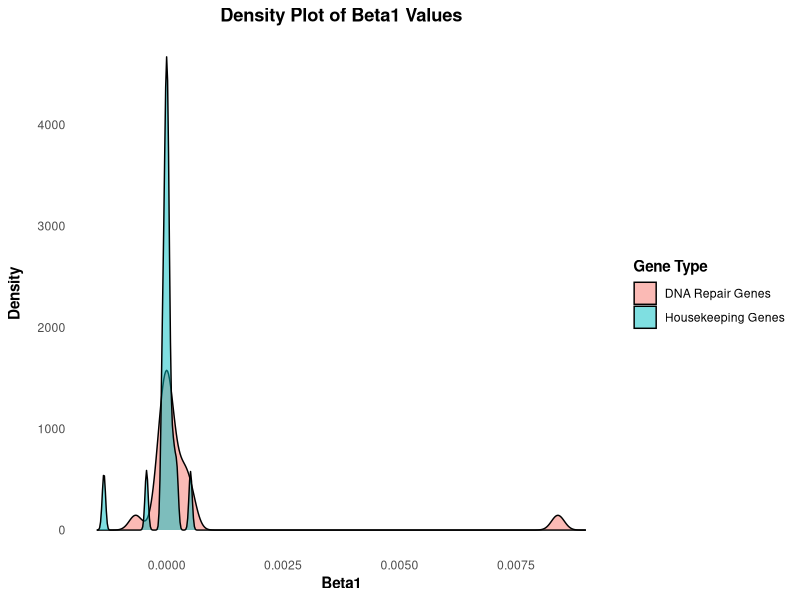
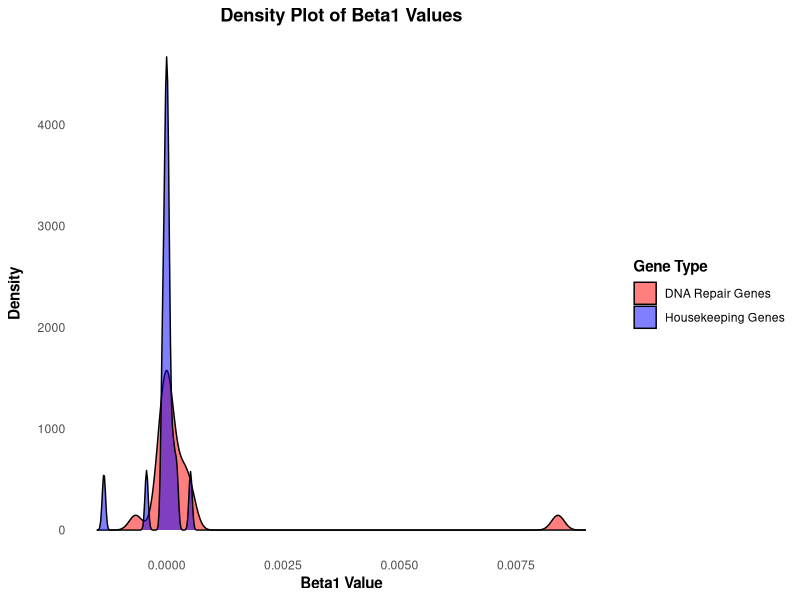

The R script that drew these images, in order:
## ---- chunk 1
library(ggplot2)

#Beta1 values for DNA repair genes
dna_genes = c(
  5.89E-05, 7.48E-05, 0.000326117, -0.000118736, -3.14E-05, 1.86E-07, 0.008399662, 
  0.000105011, -0.000195254, -5.18E-05, -9.10E-05, 1.05E-05, 0.000378954, -0.000666103, 
  0.000301074, 7.66E-05, 0.000522611, 0.000512572, 7.07E-05, -0.000129812
)

#Beta1 values for Housekeeping genes
housekeeping_genes = c(
  0.000152248, 2.97E-06, -7.84E-06, 0.000101997, 3.32E-05, -2.70E-05, -9.54E-05, 
  -2.16E-05, 0.000218304, 4.43E-05, 4.65E-05, -7.11E-05, -0.001347022, -3.68E-05, 
  -1.51E-05, 3.46E-05, -9.21E-05, 0.000513454, 1.31E-05, -0.000430703
)

#Create a data frame with both sets of values
data = data.frame(
  value = c(dna_genes, housekeeping_genes),
  gene_type = rep(c("DNA Repair Genes", "Housekeeping Genes"), each = length(dna_genes))
)

# Create the density plot
ggplot(data, aes(x = value, fill = gene_type)) +
  geom_density(alpha = 0.5) +
  labs(title = "Density Plot of Beta1 Values",
       x = "Beta1",
       y = "Density",
       fill = "Gene Type") +
  xlim(c(-0.0015, 0.009)) + 
  theme_minimal() +
  theme(
    plot.title = element_text(hjust = 0.5, face = "bold"),
    axis.title = element_text(face = "bold"), 
    axis.title.y = element_text(margin = margin(r = 10)), 
    legend.title = element_text(face = "bold"), 
    panel.grid.major = element_blank(), 
    panel.grid.minor = element_blank()  
  )

## ---- chunk 2


#Beta1 values for DNA repair genes
dna_genes <- c(
  5.89E-05, 7.48E-05, 0.000326117, -0.000118736, -3.14E-05, 1.86E-07, 0.008399662, 
  0.000105011, -0.000195254, -5.18E-05, -9.10E-05, 1.05E-05, 0.000378954, -0.000666103, 
  0.000301074, 7.66E-05, 0.000522611, 0.000512572, 7.07E-05, -0.000129812
)

#Beta1 values for Housekeeping genes
housekeeping_genes <- c(
  0.000152248, 2.97E-06, -7.84E-06, 0.000101997, 3.32E-05, -2.70E-05, -9.54E-05, 
  -2.16E-05, 0.000218304, 4.43E-05, 4.65E-05, -7.11E-05, -0.001347022, -3.68E-05, 
  -1.51E-05, 3.46E-05, -9.21E-05, 0.000513454, 1.31E-05, -0.000430703
)

# Create a data frame with both sets of values
data = data.frame(
  value = c(dna_genes, housekeeping_genes),
  gene_type = rep(c("DNA Repair Genes", "Housekeeping Genes"), each = length(dna_genes))
)

# Create the density plot 
ggplot(data, aes(x = value, fill = gene_type)) +
  geom_density(alpha = 0.5) +
  scale_fill_manual(values = c("red", "blue")) + 
  labs(title = "Density Plot of Beta1 Values",
       x = "Beta1 Value",
       y = "Density",
       fill = "Gene Type") +
  xlim(c(-0.0015, 0.009)) + 
  theme_minimal() +
  theme(
    plot.title = element_text(hjust = 0.5, face = "bold"), 
    axis.title = element_text(face = "bold"), 
    axis.title.y = element_text(margin = margin(r = 10)), 
    legend.title = element_text(face = "bold"), 
    panel.grid.major = element_blank(), 
    panel.grid.minor = element_blank()  
  )

